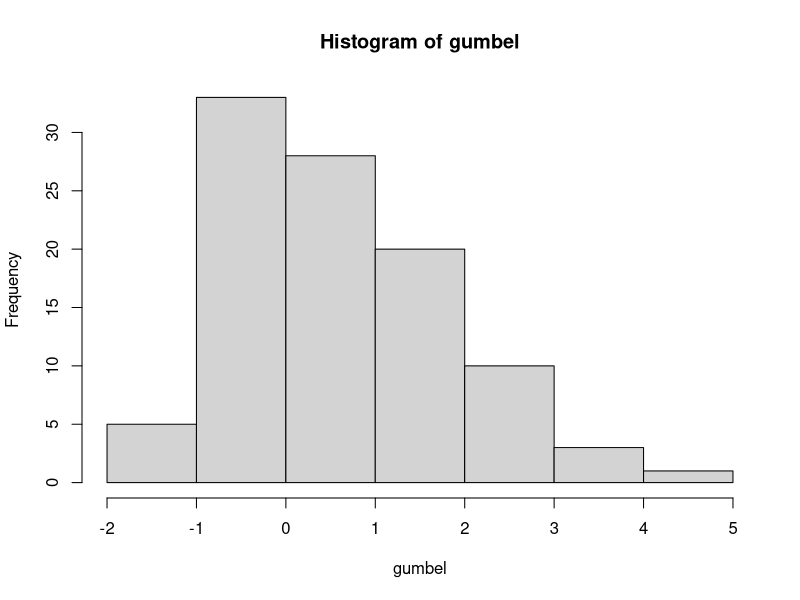
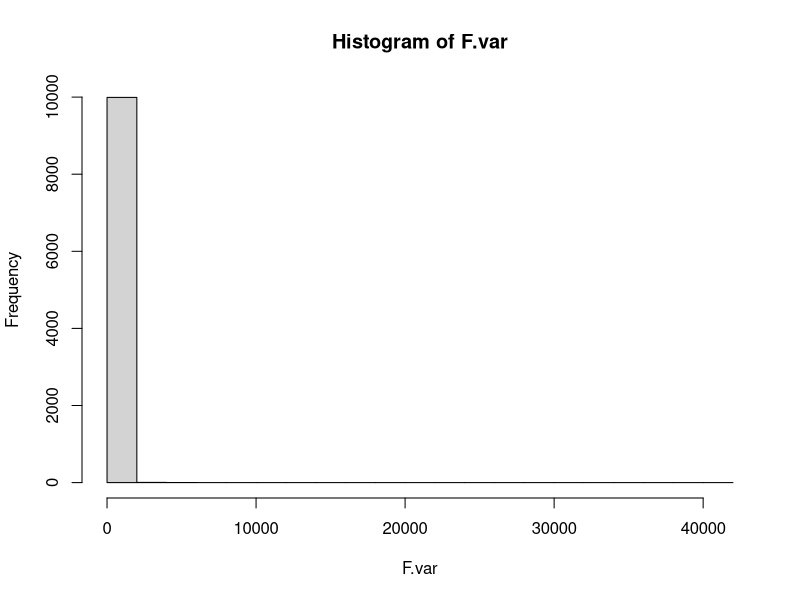

R code for these plots, in order: (Note: this script raises an error after producing the figures.)
## Exercicio 1 

# a - Distribuicao Pareto
# ref: http://www.eletrica.ufpr.br/pedroso/2012/TE816/Distribuicoes.pdf

pareto.func = function(alpha, beta, x){
  return((alpha*beta^alpha)/x^(alpha+1))
}

pareto.inversa = function(alpha, beta, x){
  return(beta/(1-x)^(1/alpha))
}

pareto.generator = function (alpha, beta, n) {
  u = runif(n)
  pareto = pareto.inversa(alpha, beta, u)
  return(pareto)
}

n = 1000
alpha = 1
beta = 1
pareto.gen = pareto.generator(alpha, beta, n)

ks.test(pareto.gen, pareto.func(alpha, beta, pareto.gen))

# b - Distribuicao Gumbel 

gumbel.func = function(x) {
  return (exp(-exp(-x)))
}

gumbel.inversa = function(x) {
  return (-log(-log(x)))
}

gumbel.generator = function(n){
  u = runif(n)
  gumbel = gumbel.inversa(u)
  return(gumbel)
}

n = 100
gumbel = gumbel.generator(n)

hist(gumbel)
ks.test(gumbel, gumbel.func)

# c - Distribuicao F 
# F pode ser descrita a partir de duas qui-quadrado

F.generator = function(d1,d2,n) {
  u1 = rchisq(n, d1)
  u2 = rchisq(n, d2)
  
  return ((u1/d1)/(u2/d2))
}

n = 10000
d1 = 5
d2 = 2

F.var = F.generator(d1,d2,n)
hist(F.var)


ks.test(F.var, df(F.var, d1, d2))

# d - Binomial Negativa 

k = 5
n = 100 
p = 0.3

#Gerador de Binomial Negativa: k sucessos, n experimentos, p probabilidade de sucesso
BN.generator = function(k, n, p){
  x = rep(0, n)
  y = rgeom(k*n,p)
  Y.geom = matrix(y,nrow=n,ncol=k)
  x = apply(Y.geom,1,sum)
  return(x)
}

bn = BN.generator(k,n,p)

# e - Multivariada

nr = 1000

fmp_conj = function(x, y, n, p)
{
  return( choose(n,x) * choose(n,y) * ( ( x^y * (n - x)^(n - y) * p^x * (1-p)^(n - x) ) / (n^n) ) )
}

# parametro escolhido arbitrariamente:
p = 0.7
n = 10

# todas as primeiras possiveis combinacoes de valores de x e de y ateh n:

x_range = 0:n
y_range = 0:n
vars = expand.grid(x_range,y_range)

# calcula as probabilidades:
prob = numeric(length(vars[,1]))

for ( i in 1:length(vars[,1]))
{
  prob[i] = fmp_conj(vars[i,1], vars[i,2],n,p)
  i = i + 1
}

# agora define intervalos (probabilidade acumulada):

ints = cumsum(prob)
ints = c(ints ,1)

bivariada_simulada = matrix(0, ncol=2, nrow=nr)

# ve em qual intervalo a uniforme[0,1] caiu, essa eh a nossa variavel gerada de interesse:
for (i in 1:RE){
  unif <- runif(1)
  posicao = sum(unif>ints)
  bivariada_simulada[i,1] = as.numeric(vars[posicao,1])
  bivariada_simulada[i,2] = as.numeric(vars[posicao,2])
}

# resultado final:
print(bivariada_simulada)

# histogramas:
layout(1:2)
hist(bivariada_simulada[,1])
hist(bivariada_simulada[,2])


## Exercicio 2

# b

unif.generator = function(a, b, n){
  u = runif(n)
  x = a + b*u
  return(x)
}

# Gerar U[a-1/2;a+1/2] a partir de U[0,1]
# fx = 1*f0(x-(a+1/2))
# define a = 2

n = 1000
a = 2 - (1/2) # o a da locacao
b = 1 

unif.1 = unif.generator(a, b, n)
hist(unif.1)
summary(unif.1)

# Gerar U[0;b] a partir de U[0,1]
# fx = 1/b(f(x/b))
# a = 0, define b = 4

a = 0
b = 4

unif.2 = unif.generator(a, b, n)
hist(unif.2)

# Gerar U[a;b] a partir de U[0,1]
# fx = (1/(b-a))f0(x-a/(b-a))
# define a = 2, b = 4 
# a = a
# b = b-a

adef = 2
bdef = 4

a = adef
b = bdef-adef

unif.3 = unif.generator(a, b, n)
hist(unif.3)


## Exercicio 3 

# a - E(X)

# utilizando o metodo naive 

set.seed(205650)
nu = 100
nr = 5000
X = rep(0, nr)

for(i in 1:nr){ 
  u = runif(nu)
  j = 2
  x = u[1] + u[2]
  while(x <= 1){
    j = j+1
    x = x + u[j]
  }
  X[i] = j
}

# estimador
xbarra = mean(X)
xbarra
hist(X)
#[1] 2.708

# erro 
vn = (1/nr^2)*sum((X-xbarra)^2)
vn 
#[1] 0.001549472
sd = sqrt(vn)
sd
#[1] 0.01223201


# b - P(X>=10)
# https://www.dam.brown.edu/lcds/publications/fulltext/2006-003.pdf

#naive
p_greater10 = sum(X>=10)/nr
p_greater10
# apenas o metodo naive nao funciona, pois estamos querendo estimar uma cauda
# assim, a probabilidade de se gerar um valor neste range eh mt prox de zero

# Importance Sampling

# usando beta como g(x), vamos utilizar uma parametrizacao que tenha alta 
#probabilidade de gerar valores pequenos, assim, temos mais chance de o n  
# da soma ser > 10

set.seed(205650)

shape1 = 1
shape2 = 8
k = 9
n = 1000

# testando a parametrizacao
beta = rbeta(k, shape1, shape2)
hist(beta)

sim = matrix(nrow = n, ncol = k)


for (i in 1:n) {
  sim[i,] = rbeta(k, shape1, shape2) 
}

# indicadora se temos a soma menor que 1 das k variaveis geradas
hx = apply(sim, 1, sum) <= 1

#densidade da uniforme padrao
fx = 1

# conjunta da beta
fdp_beta = apply(sim, 2, function (x) { dbeta(x, shape1, shape2) })
gx = apply(fdp_beta, 1, prod)

est_vec = (hx*fx)/gx
est = mean(est_vec)
paste ('Estimativa: ', est)
# [1] 2.71119972633006e-06

#erro
vn = (1/n^2)*sum((est_vec-est)^2)
paste('Variancia da estimativa: ', vn)
# [1] 4.05721543984121e-13

sd = sqrt(vn)
sd
paste('Desvio padrao da estimativa: ', sd)
# [1] 6.36962749290821e-07


# c - P(X=10)

# Neste caso, queremos avaliar se o n = 10. Assim, vamos gerar 10 vars com 
#distribuicao beta e nossa h(x) sera a indicadora da soma de 1-9 ser <=1 e a soma 
# de 1-10 > 1

shape1 = 1
shape2 = 8
k = 10
n = 1000

sim = matrix(nrow = n, ncol = k)

for (i in 1:n) {
  sim[i,] = rbeta(k, shape1, shape2) 
}


# indicadora se temos a soma menor que 1 das k variaveis geradas
hx = (apply(sim[,1:9], 1, sum) <= 1) & ((apply(sim, 1, sum) > 1)) 

#densidade da uniforme padrao
fx = 1

# conjunta da beta
fdp_beta = apply(sim, 2, function (x) { dbeta(x, shape1, shape2) })
gx = apply(fdp_beta, 1, prod)

est_vec = (hx*fx)/gx
est = mean(est_vec)
paste ('Estimativa: ', est)
# [1] 2.25728603112163e-06

#erro
vn = (1/n^2)*sum((est_vec-est)^2)
paste('Variancia da estimativa: ', vn)
# [1] 1.48997002743075e-13

sd = sqrt(vn)
sd
paste('Desvio padrao da estimativa: ', sd)
# [1] 3.86001298887808e-07


# Exercicio 4 

X = c(6.2, 5.1, 7.6, 2.5, 3.5, 9.4, 4.1, 6.3, 3.0, 0.8)
Y = c(6.9, 5.1, 7.5, 11.1, 10.9, 4.2, 10.5, 6.8, 12.3, 14.3)

data = data.frame(X = X, Y = Y)

data.boot = data[sample(1:nrow(data), replace = TRUE),]
cor(data.boot$X, data.boot$Y)

data.boot <- replicate(100, data[sample(1:nrow(data),replace=T),], simplify= F)
corr.boot <- sapply(data.boot, function(mat) cor(mat$X, mat$Y))
hist(corr.boot, freq = F, ylab = "Densidade") 

quantile(corr.boot, probs = c(0.025, 0.975))
